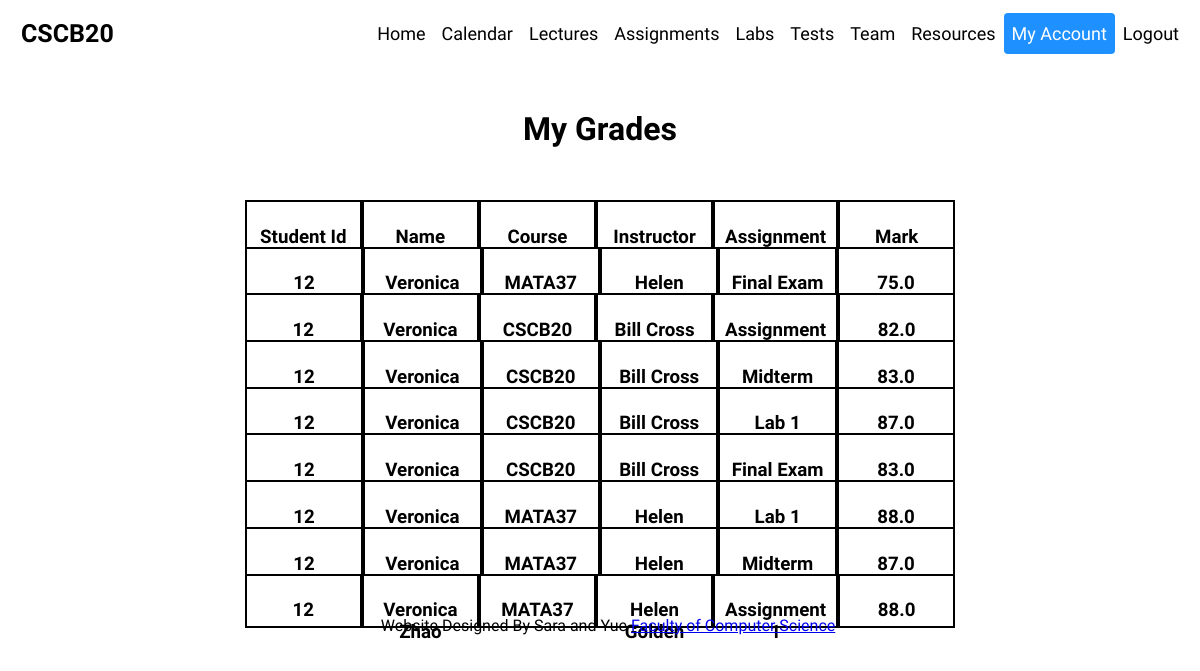
/my-grades (signed in), run on the app's committed database.
### tables this page shows
CREATE TABLE "students" (
	"id"	INTEGER UNIQUE,
	"studentid"	INTEGER,
	"userid"	INTEGER,
	"studentname"	TEXT,
	"course"	TEXT,
	"instructor"	TEXT,
	"assignment"	TEXT,
	"mark"	REAL,
	PRIMARY KEY("id")
);

### app.py (the view)
@app.route('/my-grades')
def get_my_grades():
    if session['user'] == "student":
        db = get_db()
        db.row_factory = make_dicts
        student_id = session['id']    #OVER HERE WE NEED A WAY TO SET THE NAME ACCORDING TO THE PERSON LOGGED IN
        student = query_db('SELECT * FROM students where userid=?', [student_id], one=False)
        db.close()
        return render_template('my-grades.html', student=student)
    return redirect(url_for('home'))

### app.py (called while the page is built)
def get_db():
    db = getattr(g, '_database', None)
    if db is None:
        db = g._database = sqlite3.connect(DATABASE)
    return db

def make_dicts(cursor, row):
    return dict((cursor.description[idx][0], value)
                for idx, value in enumerate(row))

def query_db(query, args=(), one=False):
    cur = get_db().execute(query, args)
    rv = cur.fetchall()
    cur.close()
    return (rv[0] if rv else None) if one else rv

@app.teardown_appcontext
def close_connection(exception):
    db = getattr(g, '_database', None)
    if db is not None:
        db.close()

### templates/my-grades.html (shortened to what this page needs)
<!DOCTYPE html>
<html lang="en">
<head>
    <link rel="stylesheet" href="/static/my-grades.css">
</head>
<body>
    <div class="header">
      <a href="" class="logo">CSCB20</a>
      <div class="header-right">
        <a href="">Home</a>
        <a href="calendar">Calendar</a>
        <a href="lectures">Lectures</a>
        <a href="assignments">Assignments</a>
        <a href="labs">Labs</a>
        <a href="tests">Tests</a>
        <a href="team">Team</a>
        <a href="resources">Resources</a>
        <a class="active" href="/">My Account</a>
        <a href="logout">Logout</a>
      </div>
    </div>
    <div class="title">
      <div class="title_in">
        <h1>My Grades</h1>
      </div>
    </div>
    <div class="in">
        <div class="row">
            <div class="column">
                <h3>Student Id</h3>
            </div>
            <div class="column">
                <h3>Name</h3>
            </div>
             <div class="column">
                <h3>Course</h3>
            </div>
             <div class="column">
                <h3>Instructor</h3>
            </div>
            <div class="column">
                <h3>Assignment</h3>
            </div>
            <div class="column">
                <h3>Mark</h3>
            </div>
        </div>
        {% for item in student : %}
        <div class="row">
            <div class="column">
                <h3>{{ item['studentid'] }}</h3>
            </div>
            <div class="column">
               <h3>{{ item['studentname'] }}</h3>
            </div>
            <div class="column">
                <h3>{{ item['course'] }}</h3>
            </div>
            <div class="column">
                <h3>{{ item['instructor'] }}</h3>
            </div>
            <div class="column">
                <h3>{{ item['assignment'] }}</h3>
            </div>
            <div class="column">
                <h3>{{ item['mark'] }}</h3>
            </div>
        </div>
        {% endfor %}
     </div>
    <div class="footer">
       <p> Website Designed By Sara and Yue <a href="https://www.utsc.utoronto.ca/cms/faculty-of-computer-science">Faculty of Computer Science</a></p>
    </div>
</body>
</html>

### static/my-grades.css (style rules this page uses)
body { padding-top: 0px; text-align: center; font-family: 'Varela Round', sans-serif; background: white; height: 100%; background-size: cover; display: flex; flex-direction: column; }
.header { overflow: hidden; padding: 5px 5px; border-radius: 4px; margin-bottom: 20px; }
.header a { float: left; color: black; text-align: center; padding: 8px; text-decoration: none; font-size: 18px; line-height: 25px; border-radius: 4px; }
.header a.logo { font-size: 25px; font-weight: bold; }
.header a.active { background-color: dodgerblue; color: white; }
.header-right { float: right; }
.in { overflow: hidden; margin-top: 20px; margin-bottom: 20px; padding-bottom:70px; }
.title { overflow: hidden; color: black; padding: 10px 0px; width:50%; margin: auto; text-align: center; background-image: url(https://media.giphy.com/media/NQgC6SCAmipUY/giphy.gif); border-radius: 10px; }
.title_in { width:50%; margin:auto; text-align:center; background-color: rgba(255,255,255,0.35); border-radius: 4px; }
.row { display: inline-flex; margin: auto; width: 60%; color: black; height:30px; }
.column { border: 2px solid black; flex: 1; width: 60%; padding: 5px 10px; background-color: white; height:40px; }
.footer { text-align: center; flex-shrink: 0; font-family: 'Varela Round', sans-serif; bottom: 0; height:200px; width:100%; position:absolute; }

### data on the page
students: studentid "12", studentname "Veronica…", course "MATA37", instructor "Helen…", assignment "Final Exam", mark "75.0"
students: studentid "12", studentname "Veronica…", course "CSCB20", instructor "Bill Cross", assignment "Assignment…", mark "82.0"
students: studentid "12", studentname "Veronica…", course "CSCB20", instructor "Bill Cross", assignment "Midterm…", mark "83.0"
students: studentid "12", studentname "Veronica…", course "CSCB20", instructor "Bill Cross", assignment "Lab 1", mark "87.0"
students: studentid "12", studentname "Veronica…", course "CSCB20", instructor "Bill Cross", assignment "Final Exam", mark "83.0"
students: studentid "12", studentname "Veronica…", course "MATA37", instructor "Helen…", assignment "Lab 1", mark "88.0"
students: studentid "12", studentname "Veronica…", course "MATA37", instructor "Helen…", assignment "Midterm…", mark "87.0"
students: studentid "12", studentname "Veronica Zhao", course "MATA37", instructor "Helen Golden", assignment "Assignment 1", mark "88.0"
